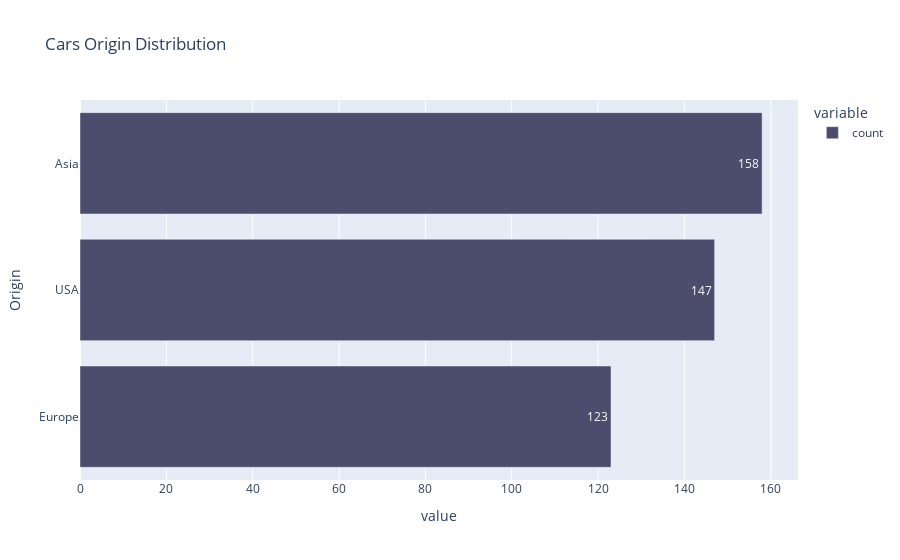

The cell this chart's notebook holds for it:
### Code cell
fig = px.bar(df.Origin.value_counts().sort_values(),title='Cars Origin Distribution',orientation='h',text_auto=True)
fig.update_traces(marker_color='#4C4C6D')
fig.show()

### Figure 1 — Plotly figure (JSON) as saved in the notebook; plotly's stock layout.template omitted (floating-point values rounded to 4 significant figures)
{"data": [{"alignmentgroup": "True", "hovertemplate": "variable=count<br>value=%{x}<br>Origin=%{y}<extra></extra>", "legendgroup": "count", "marker": {"color": "#4C4C6D", "pattern": {"shape": ""}}, "name": "count", "offsetgroup": "count", "orientation": "h", "showlegend": true, "textposition": "auto", "texttemplate": "%{x}", "type": "bar", "x": [123, 147, 158], "xaxis": "x", "y": ["Europe", "USA", "Asia"], "yaxis": "y"}], "layout": {"barmode": "relative", "legend": {"title": {"text": "variable"}, "tracegroupgap": 0}, "title": {"text": "Cars Origin Distribution"}, "xaxis": {"anchor": "y", "domain": [0, 1], "title": {"text": "value"}}, "yaxis": {"anchor": "x", "domain": [0, 1], "title": {"text": "Origin"}}}}
